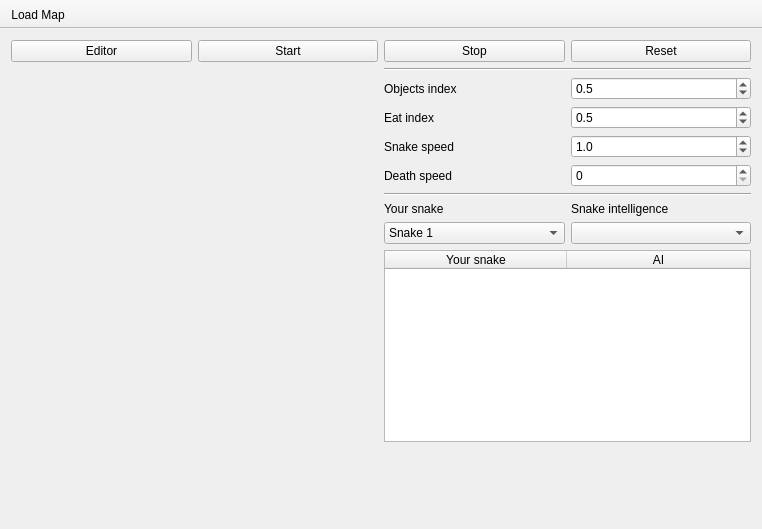
<?xml version="1.0" encoding="UTF-8"?>
<ui version="4.0">
 <class>GameWindow</class>
 <widget class="QMainWindow" name="GameWindow">
  <property name="geometry">
   <rect>
    <x>0</x>
    <y>0</y>
    <width>762</width>
    <height>529</height>
   </rect>
  </property>
  <property name="windowTitle">
   <string>MainWindow</string>
  </property>
  <widget class="QWidget" name="centralWidget">
   <layout class="QGridLayout" name="gridLayout_2">
    <item row="1" column="0">
     <layout class="QVBoxLayout" name="mapField"/>
    </item>
    <item row="0" column="0" colspan="2">
     <layout class="QHBoxLayout" name="horizontalLayout">
      <property name="spacing">
       <number>6</number>
      </property>
      <property name="sizeConstraint">
       <enum>QLayout::SetNoConstraint</enum>
      </property>
      <item>
       <widget class="QPushButton" name="map_button">
        <property name="text">
         <string>Editor</string>
        </property>
       </widget>
      </item>
      <item>
       <widget class="QPushButton" name="start_button">
        <property name="enabled">
         <bool>true</bool>
        </property>
        <property name="text">
         <string>Start</string>
        </property>
       </widget>
      </item>
      <item>
       <widget class="QPushButton" name="stop_button">
        <property name="text">
         <string>Stop</string>
        </property>
       </widget>
      </item>
      <item>
       <widget class="QPushButton" name="reset_button">
        <property name="text">
         <string>Reset</string>
        </property>
       </widget>
      </item>
     </layout>
    </item>
    <item row="1" column="1">
     <layout class="QGridLayout" name="gridLayout_3">
      <item row="13" column="1">
       <widget class="QComboBox" name="snake_intelligence"/>
      </item>
      <item row="13" column="0">
       <widget class="QComboBox" name="select_snake">
        <item>
         <property name="text">
          <string>Snake 1</string>
         </property>
        </item>
        <item>
         <property name="text">
          <string>Snake 2</string>
         </property>
        </item>
        <item>
         <property name="text">
          <string>Snake 3</string>
         </property>
        </item>
       </widget>
      </item>
      <item row="4" column="0" colspan="2">
       <widget class="Line" name="line">
        <property name="orientation">
         <enum>Qt::Horizontal</enum>
        </property>
       </widget>
      </item>
      <item row="12" column="0">
       <widget class="QLabel" name="label">
        <property name="text">
         <string>Your snake</string>
        </property>
       </widget>
      </item>
      <item row="12" column="1">
       <widget class="QLabel" name="label_6">
        <property name="text">
         <string>Snake intelligence</string>
        </property>
       </widget>
      </item>
      <item row="5" column="0">
       <widget class="QLabel" name="label_2">
        <property name="text">
         <string>Objects index</string>
        </property>
       </widget>
      </item>
      <item row="15" column="0" colspan="2">
       <spacer name="verticalSpacer">
        <property name="orientation">
         <enum>Qt::Vertical</enum>
        </property>
        <property name="sizeHint" stdset="0">
         <size>
          <width>20</width>
          <height>40</height>
         </size>
        </property>
       </spacer>
      </item>
      <item row="7" column="1">
       <widget class="QDoubleSpinBox" name="snake_speed">
        <property name="decimals">
         <number>1</number>
        </property>
        <property name="maximum">
         <double>10.000000000000000</double>
        </property>
        <property name="singleStep">
         <double>0.100000000000000</double>
        </property>
        <property name="value">
         <double>1.000000000000000</double>
        </property>
       </widget>
      </item>
      <item row="6" column="1">
       <widget class="QDoubleSpinBox" name="eat_index">
        <property name="decimals">
         <number>1</number>
        </property>
        <property name="maximum">
         <double>10.000000000000000</double>
        </property>
        <property name="singleStep">
         <double>0.100000000000000</double>
        </property>
        <property name="value">
         <double>0.500000000000000</double>
        </property>
       </widget>
      </item>
      <item row="10" column="0" colspan="2">
       <widget class="Line" name="line_4">
        <property name="orientation">
         <enum>Qt::Horizontal</enum>
        </property>
       </widget>
      </item>
      <item row="5" column="1">
       <widget class="QDoubleSpinBox" name="object_index">
        <property name="decimals">
         <number>1</number>
        </property>
        <property name="maximum">
         <double>10.000000000000000</double>
        </property>
        <property name="singleStep">
         <double>0.100000000000000</double>
        </property>
        <property name="value">
         <double>0.500000000000000</double>
        </property>
       </widget>
      </item>
      <item row="8" column="0">
       <widget class="QLabel" name="label_5">
        <property name="text">
         <string>Death speed</string>
        </property>
       </widget>
      </item>
      <item row="8" column="1">
       <widget class="QDoubleSpinBox" name="death_speed">
        <property name="decimals">
         <number>0</number>
        </property>
        <property name="minimum">
         <double>0.000000000000000</double>
        </property>
        <property name="maximum">
         <double>10.000000000000000</double>
        </property>
        <property name="singleStep">
         <double>1.000000000000000</double>
        </property>
        <property name="value">
         <double>0.000000000000000</double>
        </property>
       </widget>
      </item>
      <item row="7" column="0">
       <widget class="QLabel" name="label_4">
        <property name="text">
         <string>Snake speed</string>
        </property>
       </widget>
      </item>
      <item row="6" column="0">
       <widget class="QLabel" name="label_3">
        <property name="text">
         <string>Eat index</string>
        </property>
       </widget>
      </item>
      <item row="14" column="0" colspan="2">
       <widget class="QTableWidget" name="tableWidget">
        <property name="verticalScrollBarPolicy">
         <enum>Qt::ScrollBarAsNeeded</enum>
        </property>
        <property name="horizontalScrollBarPolicy">
         <enum>Qt::ScrollBarAlwaysOff</enum>
        </property>
        <property name="selectionBehavior">
         <enum>QAbstractItemView::SelectRows</enum>
        </property>
        <attribute name="horizontalHeaderDefaultSectionSize">
         <number>182</number>
        </attribute>
        <attribute name="horizontalHeaderStretchLastSection">
         <bool>true</bool>
        </attribute>
        <column>
         <property name="text">
          <string>Your snake</string>
         </property>
        </column>
        <column>
         <property name="text">
          <string>AI</string>
         </property>
        </column>
       </widget>
      </item>
     </layout>
    </item>
   </layout>
  </widget>
  <widget class="QMenuBar" name="menuBar">
   <property name="geometry">
    <rect>
     <x>0</x>
     <y>0</y>
     <width>762</width>
     <height>26</height>
    </rect>
   </property>
  </widget>
  <widget class="QToolBar" name="toolBar">
   <property name="sizePolicy">
    <sizepolicy hsizetype="Preferred" vsizetype="Fixed">
     <horstretch>0</horstretch>
     <verstretch>0</verstretch>
    </sizepolicy>
   </property>
   <property name="contextMenuPolicy">
    <enum>Qt::DefaultContextMenu</enum>
   </property>
   <property name="windowTitle">
    <string>toolBar</string>
   </property>
   <property name="layoutDirection">
    <enum>Qt::LeftToRight</enum>
   </property>
   <property name="movable">
    <bool>false</bool>
   </property>
   <property name="allowedAreas">
    <set>Qt::AllToolBarAreas</set>
   </property>
   <property name="toolButtonStyle">
    <enum>Qt::ToolButtonIconOnly</enum>
   </property>
   <property name="floatable">
    <bool>true</bool>
   </property>
   <attribute name="toolBarArea">
    <enum>TopToolBarArea</enum>
   </attribute>
   <attribute name="toolBarBreak">
    <bool>false</bool>
   </attribute>
   <addaction name="actionLoad_Map"/>
  </widget>
  <action name="actionLoad_Map">
   <property name="icon">
    <iconset resource="res.qrc">
     <normaloff>:/img/menu/load.png</normaloff>:/img/menu/load.png</iconset>
   </property>
   <property name="text">
    <string>Load Map</string>
   </property>
   <property name="shortcut">
    <string>Ctrl+O</string>
   </property>
  </action>
 </widget>
 <layoutdefault spacing="6" margin="11"/>
 <resources>
  <include location="res.qrc"/>
 </resources>
 <connections/>
</ui>
